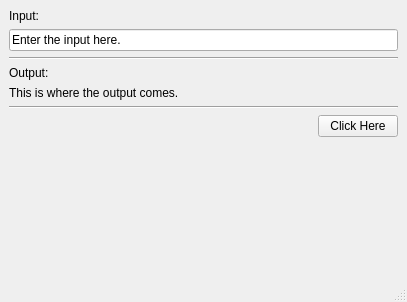
<?xml version="1.0" encoding="UTF-8"?>
<ui version="4.0">
 <class>MainWindow</class>
 <widget class="QMainWindow" name="MainWindow">
  <property name="geometry">
   <rect>
    <x>0</x>
    <y>0</y>
    <width>407</width>
    <height>302</height>
   </rect>
  </property>
  <property name="windowTitle">
   <string>[[WINDOWTITLE]]</string>
  </property>
  <widget class="QWidget" name="centralwidget">
   <layout class="QGridLayout" name="gridLayout">
    <item row="3" column="0" colspan="2">
     <widget class="QLabel" name="label_2">
      <property name="text">
       <string>Output:</string>
      </property>
     </widget>
    </item>
    <item row="4" column="0" colspan="2">
     <widget class="QLabel" name="label_3">
      <property name="text">
       <string>This is where the output comes.</string>
      </property>
     </widget>
    </item>
    <item row="7" column="1">
     <spacer name="verticalSpacer">
      <property name="orientation">
       <enum>Qt::Vertical</enum>
      </property>
      <property name="sizeHint" stdset="0">
       <size>
        <width>20</width>
        <height>115</height>
       </size>
      </property>
     </spacer>
    </item>
    <item row="6" column="1">
     <widget class="QPushButton" name="pushButton">
      <property name="text">
       <string>Click Here</string>
      </property>
     </widget>
    </item>
    <item row="1" column="0" colspan="2">
     <widget class="QLineEdit" name="lineEdit">
      <property name="text">
       <string>Enter the input here.</string>
      </property>
     </widget>
    </item>
    <item row="0" column="0" colspan="2">
     <widget class="QLabel" name="label">
      <property name="text">
       <string>Input:</string>
      </property>
     </widget>
    </item>
    <item row="6" column="0">
     <spacer name="horizontalSpacer">
      <property name="orientation">
       <enum>Qt::Horizontal</enum>
      </property>
      <property name="sizeHint" stdset="0">
       <size>
        <width>40</width>
        <height>20</height>
       </size>
      </property>
     </spacer>
    </item>
    <item row="2" column="0" colspan="2">
     <widget class="Line" name="line">
      <property name="orientation">
       <enum>Qt::Horizontal</enum>
      </property>
     </widget>
    </item>
    <item row="5" column="0" colspan="2">
     <widget class="Line" name="line_2">
      <property name="orientation">
       <enum>Qt::Horizontal</enum>
      </property>
     </widget>
    </item>
   </layout>
  </widget>
  <widget class="QMenuBar" name="menubar">
   <property name="geometry">
    <rect>
     <x>0</x>
     <y>0</y>
     <width>407</width>
     <height>18</height>
    </rect>
   </property>
  </widget>
  <widget class="QStatusBar" name="statusbar"/>
 </widget>
 <resources/>
 <connections/>
</ui>
